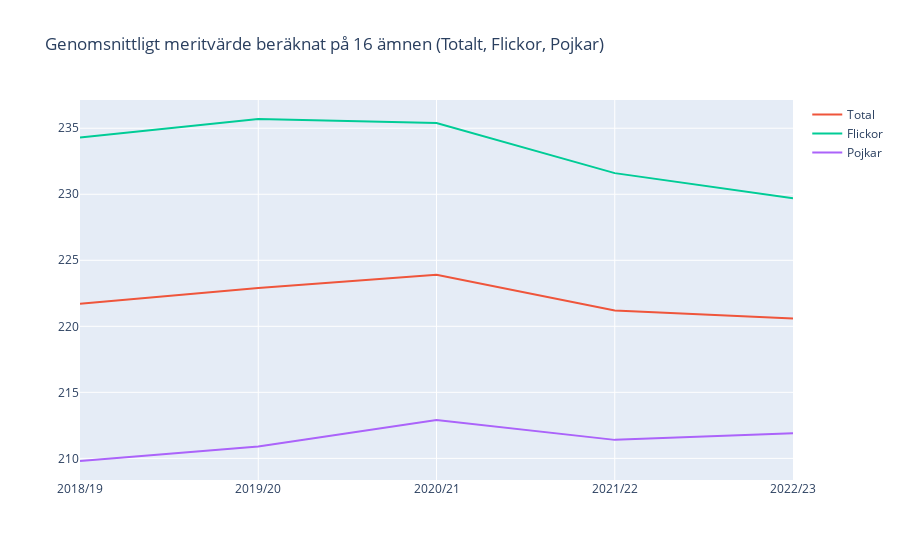

Notebook code cell kept with this figure:
### Markdown cell above
#Rita ett linjediagram för meritvärde för 16 ämnen för totalt, flickor och pojkar för läsår 18-23

### Code cell
#Genomsnittligt meritvärde beräknat på 16 ämnen , flickor och pojkar för läsår 18-23

selected_data_totalt = df_Tabell_1B.iloc[0:5, [0, 1]]  # Rader 0:5, Kolumn 1 (Totalt)
selected_data_flickor = df_Tabell_1B.iloc[0:5, [0, 2]]  # Rader 0:5, Kolumn 2 (Flickor)
selected_data_pojkar = df_Tabell_1B.iloc[0:5, [0, 3]]  # Rader 0:5, Kolumn 3 (Pojkar)

selected_data_totalt.columns = ['Läsår', 'Genomsnittligt meritvärde beräknat på 16 ämnen (Totalt)']
selected_data_flickor.columns = ['Läsår', 'Genomsnittligt meritvärde beräknat på 16 ämnen (Flickor)']
selected_data_pojkar.columns = ['Läsår', 'Genomsnittligt meritvärde beräknat på 16 ämnen (Pojkar)']

# Plotta linjediagrammet med alla tre värden
fig = px.line(title='Genomsnittligt meritvärde beräknat på 16 ämnen (Totalt, Flickor, Pojkar)')
fig.add_scatter(x=selected_data_totalt['Läsår'], y=selected_data_totalt['Genomsnittligt meritvärde beräknat på 16 ämnen (Totalt)'], mode='lines', name='Total')
fig.add_scatter(x=selected_data_flickor['Läsår'], y=selected_data_flickor['Genomsnittligt meritvärde beräknat på 16 ämnen (Flickor)'], mode='lines', name='Flickor')
fig.add_scatter(x=selected_data_pojkar['Läsår'], y=selected_data_pojkar['Genomsnittligt meritvärde beräknat på 16 ämnen (Pojkar)'], mode='lines', name='Pojkar')
fig.write_html('visualiseringar/Genomsnittligt meritvärde beräknat på 16.html')
fig.show()

### Figure 1 — Plotly figure (JSON) as saved in the notebook; plotly's stock layout.template omitted (floating-point values rounded to 4 significant figures)
{"data": [{"hovertemplate": "<extra></extra>", "legendgroup": "", "line": {"color": "#636efa", "dash": "solid"}, "marker": {"symbol": "circle"}, "mode": "lines", "name": "", "orientation": "v", "showlegend": false, "type": "scatter", "xaxis": "x", "yaxis": "y"}, {"mode": "lines", "name": "Total", "type": "scatter", "x": ["2018/19", "2019/20", "2020/21", "2021/22", "2022/23"], "y": [221.7, 222.9, 223.9, 221.2, 220.6]}, {"mode": "lines", "name": "Flickor", "type": "scatter", "x": ["2018/19", "2019/20", "2020/21", "2021/22", "2022/23"], "y": [234.3, 235.7, 235.4, 231.6, 229.7]}, {"mode": "lines", "name": "Pojkar", "type": "scatter", "x": ["2018/19", "2019/20", "2020/21", "2021/22", "2022/23"], "y": [209.8, 210.9, 212.9, 211.4, 211.9]}], "layout": {"legend": {"tracegroupgap": 0}, "title": {"text": "Genomsnittligt meritvärde beräknat på 16 ämnen (Totalt, Flickor, Pojkar)"}, "xaxis": {"anchor": "y", "domain": [0, 1]}, "yaxis": {"anchor": "x", "domain": [0, 1]}}}
